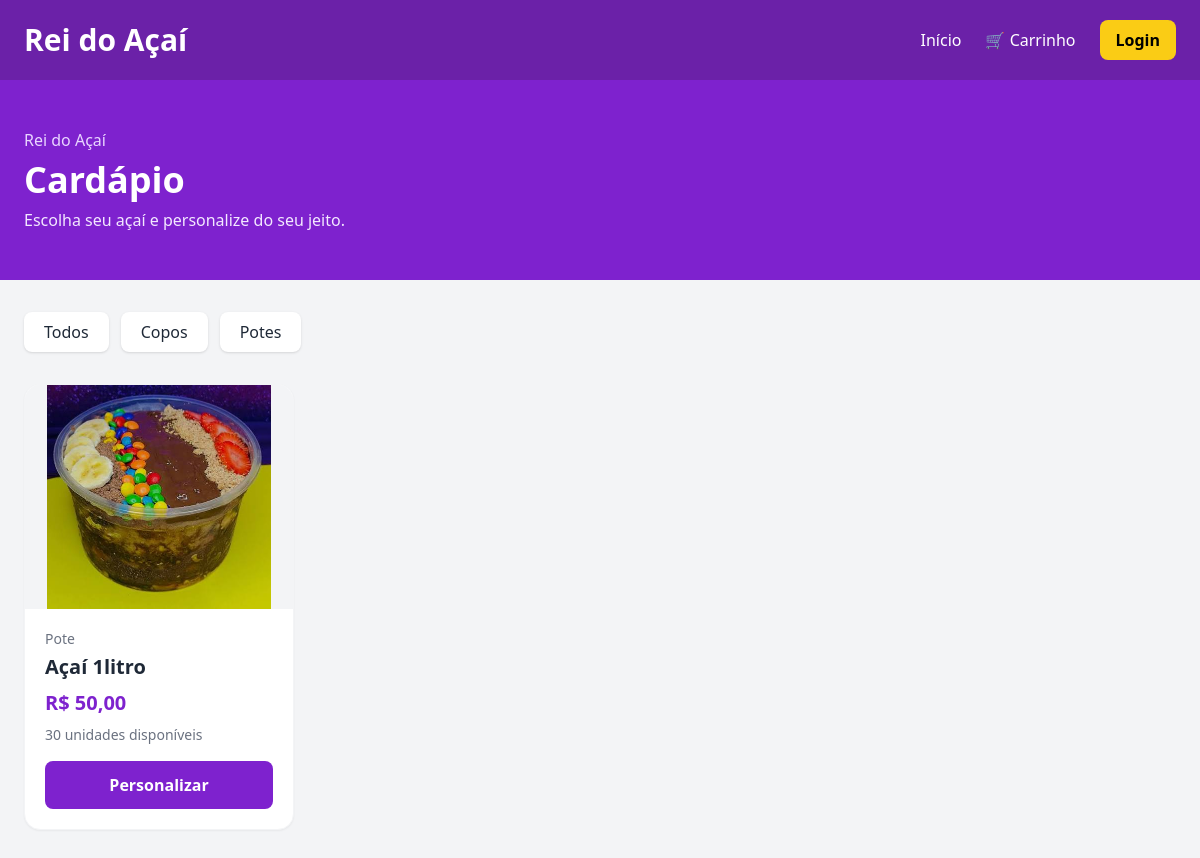
The page /cliente/cardapio.php?categoria=Pote on the database its author committed.
### tables this page shows
CREATE TABLE PRODUTO(
ID_PROD INT NOT NULL AUTO_INCREMENT PRIMARY KEY,
NOME_PROD VARCHAR(30),
TIPO_PROD VARCHAR(30),
VALOR_PROD DECIMAL(5,2),
ESTOQUE INTEGER,
IMAGEM VARCHAR(255)
);

### cliente/cardapio.php (the view, shortened to what this page needs)
<?php
require_once "../config/conexao.php";
$categoria = $_GET["categoria"] ?? "Todos";
if ($categoria === "Todos") {
    $sql_produtos = "
        SELECT
            ID_PROD,
            NOME_PROD,
            TIPO_PROD,
            VALOR_PROD,
            ESTOQUE,
            IMAGEM
        FROM PRODUTO
        WHERE ESTOQUE > 0
        ORDER BY ID_PROD DESC
    ";
    $stmt_produtos = $conexao->prepare($sql_produtos);
} else {
    $sql_produtos = "
        SELECT
            ID_PROD,
            NOME_PROD,
            TIPO_PROD,
            VALOR_PROD,
            ESTOQUE,
            IMAGEM
        FROM PRODUTO
        WHERE ESTOQUE > 0
        AND TIPO_PROD = ?
        ORDER BY ID_PROD DESC
    ";
    $stmt_produtos = $conexao->prepare($sql_produtos);
    $stmt_produtos->bind_param(
        "s",
        $categoria
    );
}
$stmt_produtos->execute();
$resultado_produtos =
    $stmt_produtos->get_result();
?>
<!DOCTYPE html>
<html lang="pt-br">
<head>
    <script src="https://cdn.tailwindcss.com"></script>
</head>
<body class="bg-gray-100 text-gray-800">
<header class="bg-purple-800 text-white">
    <div
        class="max-w-7xl mx-auto px-6 py-5 flex justify-between items-center">
        <a
            href="../index.php"
            class="text-3xl font-bold">
            Rei do Açaí
        </a>
        <nav class="flex items-center gap-6">
            <a
                href="../index.php"
                class="hover:text-yellow-300 transition">
                Início
            </a>
            <a
                href="carrinho.php"
                class="hover:text-yellow-300 transition">
                🛒 Carrinho
            </a>
            <a
                href="../loginusuario.php"
                class="bg-yellow-400 text-black px-4 py-2 rounded-lg font-bold hover:bg-yellow-300 transition">
                Login
            </a>
        </nav>
    </div>
</header>
<section class="bg-purple-700 text-white py-12">
    <div class="max-w-7xl mx-auto px-6">
        <p class="text-purple-200 mb-2">
            Rei do Açaí
        </p>
        <h1 class="text-4xl font-bold">
            Cardápio
        </h1>
        <p class="mt-2 text-purple-100">
            Escolha seu açaí e personalize do seu jeito.
        </p>
    </div>
</section>
<section class="max-w-7xl mx-auto px-6 py-8">
    <div class="flex flex-wrap gap-3">
        <a
            href="cardapio.php"
            class="px-5 py-2 rounded-lg bg-white shadow hover:bg-purple-100 transition">
            Todos
        </a>
        <a
            href="cardapio.php?categoria=Copo"
            class="px-5 py-2 rounded-lg bg-white shadow hover:bg-purple-100 transition">
            Copos
        </a>
        <a
            href="cardapio.php?categoria=Pote"
            class="px-5 py-2 rounded-lg bg-white shadow hover:bg-purple-100 transition">
            Potes
        </a>
    </div>
</section>
<main class="max-w-7xl mx-auto px-6 pb-16">
    <?php if ($resultado_produtos->num_rows > 0): ?>
        <div
            class="grid grid-cols-1 sm:grid-cols-2 lg:grid-cols-4 gap-6">
            <?php while ($produto = $resultado_produtos->fetch_assoc()): ?>
                <div
                    class="bg-white rounded-2xl shadow-sm border border-gray-100 overflow-hidden hover:shadow-lg transition">
                    <div
                        class="h-56 bg-gray-100 flex items-center justify-center overflow-hidden">
                        <?php if (!empty($produto["IMAGEM"])): ?>
                            <img
                                src="../<?php echo htmlspecialchars($produto["IMAGEM"]); ?>"
                                alt="<?php echo htmlspecialchars($produto["NOME_PROD"]); ?>"
                                class="w-full h-full object-contain">
                        <?php else: ?>
                            <span class="text-gray-400">
                                Sem imagem
                            </span>
                        <?php endif; ?>
                    </div>
                    <div class="p-5">
                        <p
                            class="text-sm text-gray-500 mb-1">
                            <?php echo htmlspecialchars($produto["TIPO_PROD"]); ?>
                        </p>
                        <h2 class="text-xl font-bold">
                            <?php echo htmlspecialchars($produto["NOME_PROD"]); ?>
                        </h2>
                        <p
                            class="text-purple-700 text-xl font-bold mt-2">
                            R$
                            <?php echo number_format(
                                $produto["VALOR_PROD"],
                                2,
                                ",",
                                "."
                            ); ?>
                        </p>
                        <p
                            class="text-sm text-gray-500 mt-2">
                            <?php echo $produto["ESTOQUE"]; ?>
                            unidades disponíveis
                        </p>
                        <button
                            type="button"
                            class="btn-produto mt-4 w-full bg-purple-700 text-white py-3 rounded-lg font-semibold hover:bg-purple-800 transition"
                            data-id="<?php echo $produto["ID_PROD"]; ?>"
                            data-nome="<?php echo htmlspecialchars($produto["NOME_PROD"]); ?>"
                            data-preco="<?php echo $produto["VALOR_PROD"]; ?>"
                            data-imagem="<?php echo htmlspecialchars($produto["IMAGEM"]); ?>"
                            data-estoque="<?php echo $produto["ESTOQUE"]; ?>">
                            Personalizar
                        </button>
                    </div>
                </div>
            <?php endwhile; ?>
        </div>
    <?php endif; ?>
</main>
</body>
</html>

### rows shown on the page
produto: IMAGEM (picture), TIPO_PROD "Pote", NOME_PROD "Açaí 1litro", VALOR_PROD "50,00", ESTOQUE "30"
